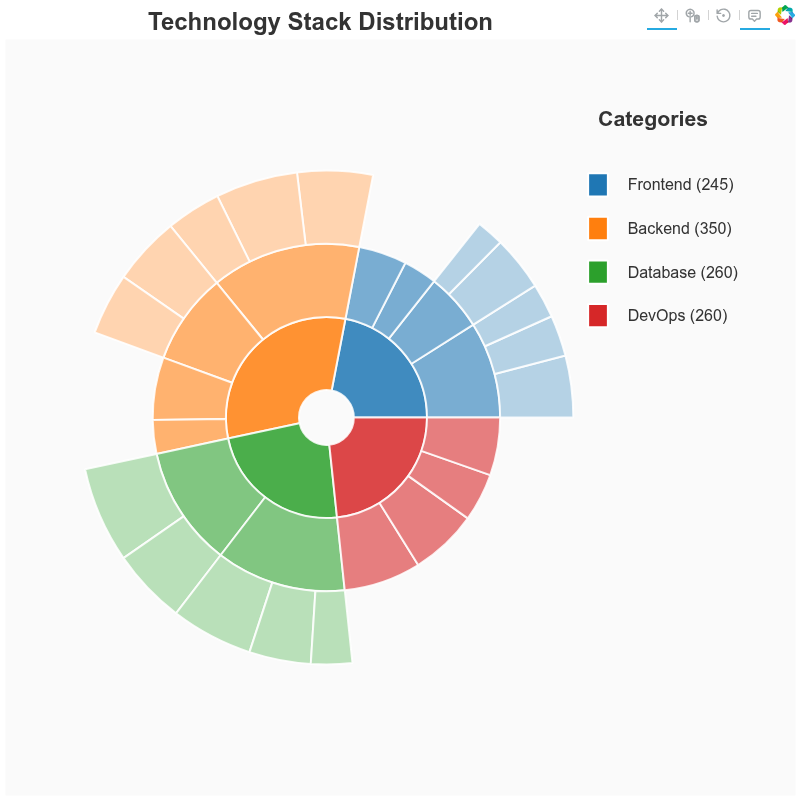

The script that drew this image:
from bokeh_rocks import create_sunburst, save_plot

tech_data = {
    "name": "Tech Stack",
    "children": [
        {
            "name": "Frontend",
            "children": [
                {
                    "name": "React",
                    "children": [
                        {"name": "Next.js", "value": 45},
                        {"name": "Remix", "value": 30},
                        {"name": "Gatsby", "value": 25}
                    ]
                },
                {
                    "name": "Vue",
                    "children": [
                        {"name": "Nuxt", "value": 40},
                        {"name": "Quasar", "value": 20}
                    ]
                },
                {"name": "Svelte", "value": 35},
                {"name": "Angular", "value": 50}
            ]
        },
        {
            "name": "Backend",
            "children": [
                {
                    "name": "Python",
                    "children": [
                        {"name": "Django", "value": 55},
                        {"name": "FastAPI", "value": 60},
                        {"name": "Flask", "value": 40}
                    ]
                },
                {
                    "name": "Node.js",
                    "children": [
                        {"name": "Express", "value": 50},
                        {"name": "NestJS", "value": 45}
                    ]
                },
                {"name": "Go", "value": 65},
                {"name": "Rust", "value": 35}
            ]
        },
        {
            "name": "Database",
            "children": [
                {
                    "name": "SQL",
                    "children": [
                        {"name": "PostgreSQL", "value": 70},
                        {"name": "MySQL", "value": 55}
                    ]
                },
                {
                    "name": "NoSQL",
                    "children": [
                        {"name": "MongoDB", "value": 60},
                        {"name": "Redis", "value": 45},
                        {"name": "Cassandra", "value": 30}
                    ]
                }
            ]
        },
        {
            "name": "DevOps",
            "children": [
                {"name": "Docker", "value": 80},
                {"name": "Kubernetes", "value": 70},
                {"name": "Terraform", "value": 50},
                {"name": "GitHub Actions", "value": 60}
            ]
        }
    ]
}

p1 = create_sunburst(
    tech_data,
    title="Technology Stack Distribution", 
)

save_plot(p1, "output/sunburst_01")
